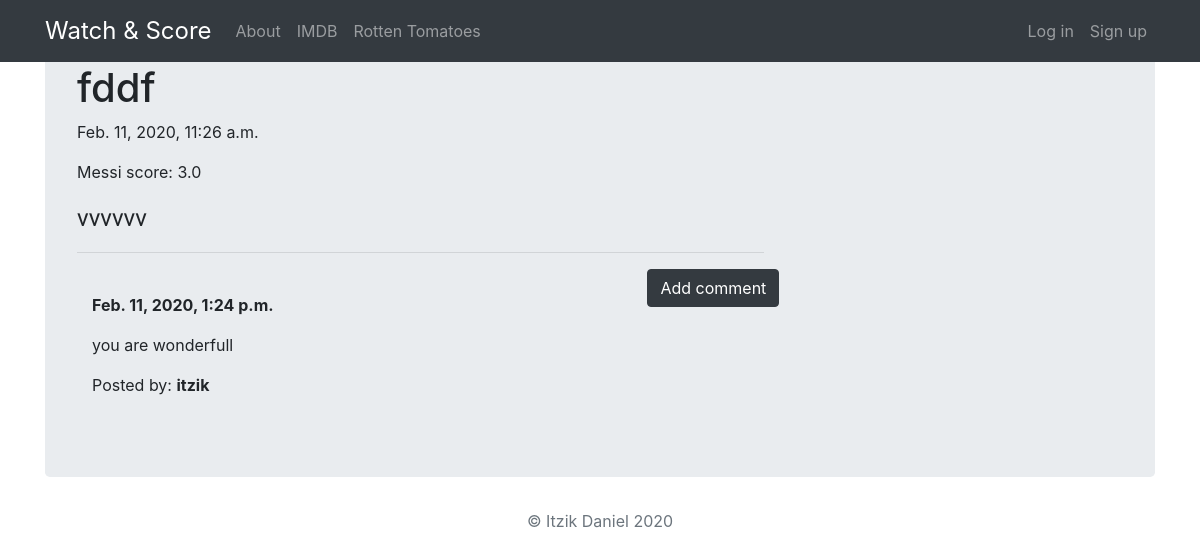
Screenshot of /post/20 with the database file from the repository.
### movies_app/models.py (models this page shows, shortened)
class Post(models.Model):
    post_user = models.ForeignKey('auth.User',on_delete=models.CASCADE)
    title = models.CharField(max_length=256)
    score = models.DecimalField(max_digits=2, decimal_places=1)
    description = models.TextField()
    created_date = models.DateTimeField(default=timezone.now)
    published_date = models.DateTimeField(blank=True, null=True)

class Comment(models.Model):
    post = models.ForeignKey('movies_app.Post', related_name='comments',on_delete=models.CASCADE)
    comment_user = models.CharField(max_length=256)
    description = models.TextField()
    created_date = models.DateTimeField(default=timezone.now)
    approved_comment = models.BooleanField(default=False)

### movies_app/views.py (the view)
# urls.py: path('post/<int:pk>', views.PostDetailView.as_view(), name='post_detail'),
class PostDetailView(DetailView):
    model = Post

### movies_app/templates/movies_app/post_detail.html (shortened to what this page needs)
{% extends 'movies_app/base.html' %}
{% block content %}
        <h1>{{ post.title }}</h1>
        {% if post.published_date%}
            <div>
                {{ post.published_date }}
            </div>
        {% elif post.post_user == user %}
            <a class="btn btn btn-dark" href="{% url 'post_publish' pk=post.pk %}">Publish</a>
        {% endif %}
      <p>{{ post.post_user }} score: {{post.score}}</p>
      <p class='postcontent' >{{ post.description|safe|linebreaksbr }}</p>
  <hr>
  <a class="btn btn-dark btn-comment" href="{% url 'add_comment_to_post' pk=post.pk %}">Add comment</a>
  <div class="container">
  {% for comment in post.comments.all %}
  <br>
      {% if user.is_authenticated or comment.approved_comment %}
              <strong>{{ comment.created_date }}</strong>
          <p>{{ comment.description|safe|linebreaks }}</p>
          <p>Posted by: <strong>{{ comment.comment_user }}</strong></p>
      {% endif %}
  {% empty %}
      <p>No comments posted.</p>
  {% endfor %}
</div>
{% endblock %}

### movies_app/static/css/movie.css (style rules this page uses)
.postcontent { font-family: 'Kalam', cursive; font-size: 1.5em; }
.btn-comment { position: absolute; right: 0px; }

### rows the page displays
Post: title "fddf", published_date "Feb. 11, 2020, 11:26 a.m.", post_user "Messi", score "3.0", description "vvvvvv"
Comment: created_date "Feb. 11, 2020, 1:24 p.m.", description "you are wonderfull", comment_user "itzik"
